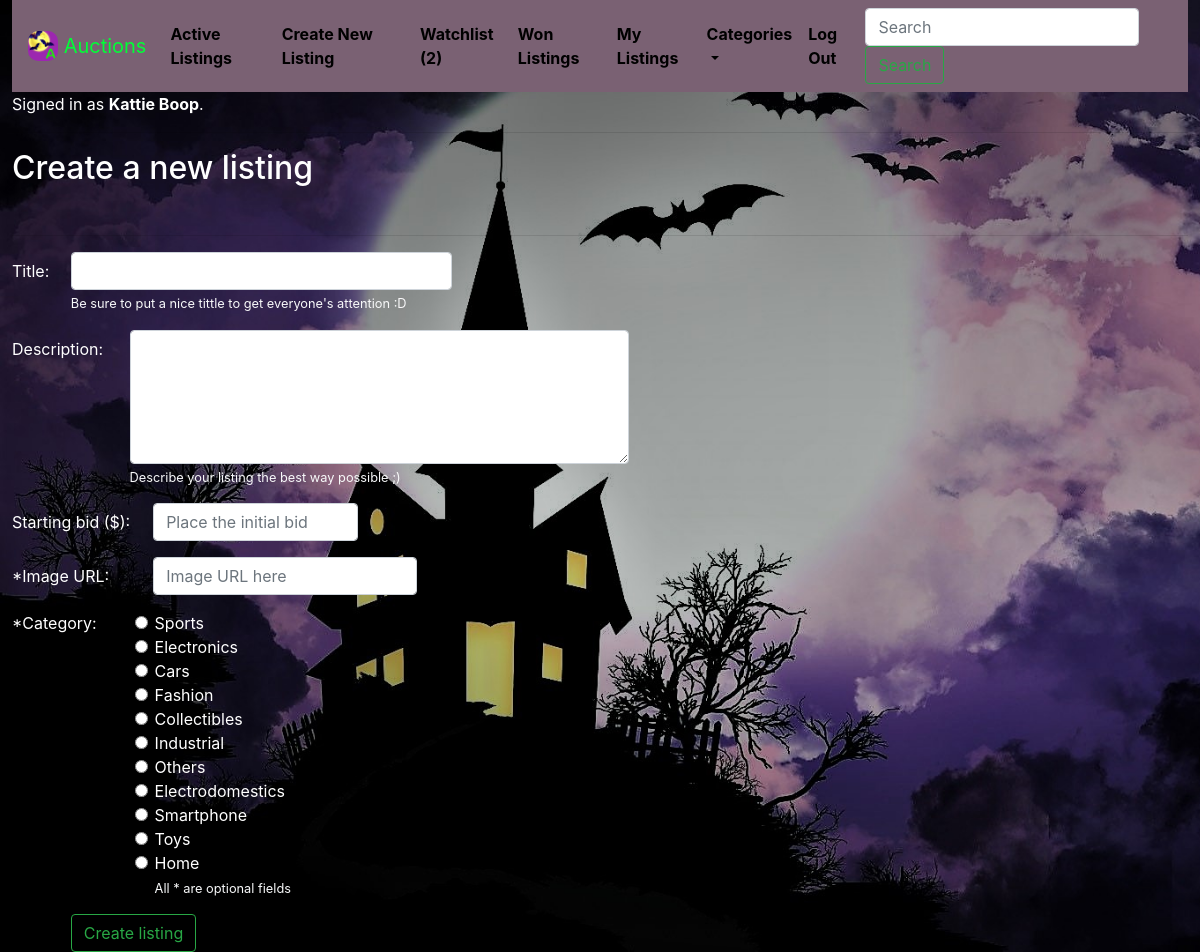
The page /newListing (signed in) on the database its author committed.
### auctions/models.py (models this page shows, shortened)
class User(AbstractUser):
    pass

class Category(models.Model):
    name = models.TextField(max_length=50, unique=True)

### auctions/views.py (the view)
# urls.py: path("newListing", views.new_listing_view, name="newlisting"),
@login_required
def new_listing_view(request):
    return render(request, "auctions/new_listing.html", {
        "Header": "Create a new listing",
        "category_list": Category.objects.all()
    })

### auctions/context_processors.py (called while the page is built)
def add_categories_to_every_context(request):
    return {
        'categories': Category.objects.all()
    }

### auctions/templates/auctions/new_listing.html (shortened to what this page needs)
{% extends "auctions/layout.html" %}
{% block body %}
    <h2>{{ Header }}</h2><br>
    <hr>
    <form action="{% url 'createlisting' %}" method="post">
        <div class="form-group row">
            <label for="title" class="col-sm-1 col-form-label">Title:</label>
            <div class="col-sm-7">
                <input type="text" class="form-control" name="title" id="title" required>
                <small class="form-text text-light" id="titleTip">Be sure to put a nice tittle to get everyone's attention :D</small>
            </div>
        </div>
        <div class="form-group row">
            <label for="description" class="col-sm-2 col-form-label">Description:</label>
            <div class="col-sm-9">
                <textarea class="form-control" id="description" name="desc" rows="5" required></textarea>
                <small class="form-text text-light" id="descTip">Describe your listing the best way possible ;)</small>
            </div>
        </div>
        <div class="form-group row">
            <label for="bid" class="col-sm-3 col-form-label">Starting bid ($):</label>
            <div class="col-sm-4" style="margin-left: -5%;">
                <input type="number" class="form-control" name="initial_bid" id="bid" min="0" step="0.01" placeholder="Place the initial bid" required>
            </div>
        </div>
        <div class="form-group row">
            <label for="url" class="col-sm-3 col-form-label">*Image URL:</label>
            <div class="col-sm-5" style="margin-left: -5%;">
                <input type="url" class="form-control" name="image_url" id="url" placeholder="Image URL here">
            </div>
        </div>
        <fieldset class="form-group">
            <div class="row">
                <legend class="col-form-label col-sm-2 pt-0">*Category:</legend>
                <div class="col-sm-10">
                    <div class="form-check">
                        {% for category in category_list %}
                            <input class="form-check-input" type="radio" name="category_chosen" id="category" value="{{ category.name }}">
                            <label class="form-check-label" for="category">{{ category.name }}</label><br>
                        {% endfor %}
                        <small class="form-text text-light" id="optTip">All * are optional fields</small>
                    </div>
                </div>
            </div>
        </fieldset>
        <button type="submit" class="btn btn-outline-success" style="margin-left: 5%;">Create listing</button>
      </form>
{% endblock %}

### auctions/templates/auctions/layout.html (shortened to what this page needs)
{% load static %}
<!DOCTYPE html>
<html lang="en">
    <head>
        <link rel="stylesheet" href="https://maxcdn.bootstrapcdn.com/bootstrap/4.0.0/css/bootstrap.min.css">
    </head>
    <body>
        <nav class="navbar navbar-expand-lg" style="background-color: rgb(122, 97, 115);">
            <a class="navbar-brand" href="{% url 'index' %}" style="color: rgb(0, 255, 55);">
                <img src="/static/Logo.png" width="30" height="30" class="d-inline-block align-top" alt="" loading="lazy" style="border-radius: 10px;">
                Auctions
            </a>
            <div class="collapse navbar-collapse" id="navbarSupportedContent">
                <ul class="navbar-nav mr-auto">
                    <li class="nav-item">
                        <a class="nav-link" href="{% url 'index' %}">Active Listings</a>
                    </li>
                    {% if user.is_authenticated %}
                        <li class="nav-item">
                            <a class="nav-link" href="{% url 'newlisting' %}">Create New Listing</a>
                        </li>
                        <li>
                            <a class="nav-link" href="{% url 'watchlist' %}">Watchlist ({{ user.watchlist.count }})</a>
                        </li>
                        <li>
                            <a class="nav-link" href="{% url 'wonlistings' %}">Won Listings</a>
                        </li>
                        <li>
                            <a class="nav-link" href="{% url 'mylistings' %}">My Listings</a>
                        </li>
                    {% endif %}
                    <li class="nav-item dropdown">
                        <a class="nav-link dropdown-toggle" href="#" id="navbarDropdown" role="button" data-toggle="dropdown" aria-haspopup="true" aria-expanded="false">
                            Categories
                        </a>
                    </li>
                    {% if user.is_authenticated %}
                        <li class="nav-item">
                            <a class="nav-link" href="{% url 'logout' %}">Log Out</a>
                        </li>
                    {% endif %}
                </ul>
                <form action="{% url 'searchresults' %}" class="form-inline my-2 my-lg-0" method="POST">
                    <input class="form-control mr-sm-2" type="search" name="search" placeholder="Search" aria-label="Search">
                    <button class="btn btn-outline-success my-2 my-sm-0" type="submit">Search</button>
                </form>
            </div>
        </nav>
        <div>
            {% if user.is_authenticated %}
                Signed in as <strong>{{ user.username }}</strong>.
            {% else %}
                Not signed in.
            {% endif %}
        </div>
        <hr>
        {% block body %}
        {% endblock %}
    </body>
</html>

### auctions/templates/auctions/layout.html (style rules this page uses)
body { margin-left: 1%; margin-right: 1%; background-color: rgb(65, 58, 63); color: white; background: url("/static/bg_halloween.jpg") no-repeat; background-size: cover; }
a { color: black; }
.nav-link { display: block; padding: .5rem 1rem; font-weight: bold; }
.form-group { width: 60%; }

### rows shown on the page
User: watchlist.count "2", username "Kattie Boop"
Category: name "Sports"
Category: name "Electronics"
Category: name "Cars"
Category: name "Fashion"
Category: name "Collectibles"
Category: name "Industrial"
Category: name "Others"
Category: name "Electrodomestics"
Category: name "Smartphone"
Category: name "Toys"
Category: name "Home"

### other values the page prints
{{ Header }} "Create a new listing"
